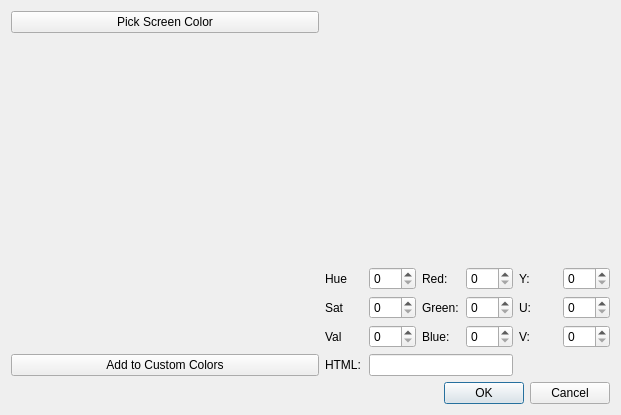
<?xml version="1.0" encoding="UTF-8"?>
<ui version="4.0">
 <class>ColorPickDialog</class>
 <widget class="QDialog" name="ColorPickDialog">
  <property name="geometry">
   <rect>
    <x>0</x>
    <y>0</y>
    <width>621</width>
    <height>415</height>
   </rect>
  </property>
  <property name="windowTitle">
   <string>Dialog</string>
  </property>
  <layout class="QGridLayout" name="gridLayout_3">
   <item row="3" column="0">
    <widget class="QPushButton" name="pushButton_AddColor">
     <property name="text">
      <string>Add to Custom Colors</string>
     </property>
    </widget>
   </item>
   <item row="4" column="0">
    <spacer name="horizontalSpacer">
     <property name="orientation">
      <enum>Qt::Horizontal</enum>
     </property>
     <property name="sizeHint" stdset="0">
      <size>
       <width>308</width>
       <height>20</height>
      </size>
     </property>
    </spacer>
   </item>
   <item row="4" column="1">
    <widget class="QDialogButtonBox" name="buttonBox">
     <property name="orientation">
      <enum>Qt::Horizontal</enum>
     </property>
     <property name="standardButtons">
      <set>QDialogButtonBox::Cancel|QDialogButtonBox::Ok</set>
     </property>
    </widget>
   </item>
   <item row="0" column="0">
    <widget class="QPushButton" name="pushButton">
     <property name="text">
      <string>Pick Screen Color</string>
     </property>
    </widget>
   </item>
   <item row="0" column="1" rowspan="4">
    <layout class="QVBoxLayout" name="verticalLayout" stretch="4,1">
     <item>
      <layout class="QHBoxLayout" name="horizontalLayout" stretch="12,1">
       <item>
        <widget class="HsvPanelWidget" name="widget_HsvPanel" native="true"/>
       </item>
       <item>
        <widget class="LumaSliderWidget" name="widget_Luma" native="true">
         <widget class="QSplitter" name="splitter">
          <property name="geometry">
           <rect>
            <x>40</x>
            <y>80</y>
            <width>160</width>
            <height>23</height>
           </rect>
          </property>
          <property name="orientation">
           <enum>Qt::Horizontal</enum>
          </property>
         </widget>
        </widget>
       </item>
      </layout>
     </item>
     <item>
      <layout class="QGridLayout" name="gridLayout">
       <item row="2" column="1">
        <widget class="QSpinBox" name="spinBox_Val">
         <property name="maximum">
          <number>255</number>
         </property>
        </widget>
       </item>
       <item row="0" column="0">
        <widget class="QLabel" name="label_2">
         <property name="text">
          <string>Hue</string>
         </property>
        </widget>
       </item>
       <item row="0" column="1">
        <widget class="QSpinBox" name="spinBox_Hue">
         <property name="maximum">
          <number>359</number>
         </property>
        </widget>
       </item>
       <item row="0" column="3">
        <widget class="QSpinBox" name="spinBox_Red">
         <property name="maximum">
          <number>255</number>
         </property>
        </widget>
       </item>
       <item row="0" column="4">
        <widget class="QLabel" name="label_10">
         <property name="text">
          <string>Y:</string>
         </property>
        </widget>
       </item>
       <item row="0" column="5">
        <widget class="QSpinBox" name="spinBox_Y">
         <property name="maximum">
          <number>255</number>
         </property>
        </widget>
       </item>
       <item row="1" column="0">
        <widget class="QLabel" name="label_3">
         <property name="text">
          <string>Sat</string>
         </property>
        </widget>
       </item>
       <item row="1" column="1">
        <widget class="QSpinBox" name="spinBox_Sat">
         <property name="maximum">
          <number>255</number>
         </property>
        </widget>
       </item>
       <item row="1" column="2">
        <widget class="QLabel" name="label_7">
         <property name="text">
          <string>Green:</string>
         </property>
        </widget>
       </item>
       <item row="1" column="4">
        <widget class="QLabel" name="label_9">
         <property name="text">
          <string>U:</string>
         </property>
        </widget>
       </item>
       <item row="1" column="5">
        <widget class="QSpinBox" name="spinBox_U">
         <property name="maximum">
          <number>255</number>
         </property>
         <property name="singleStep">
          <number>0</number>
         </property>
        </widget>
       </item>
       <item row="2" column="0">
        <widget class="QLabel" name="label_4">
         <property name="text">
          <string>Val</string>
         </property>
        </widget>
       </item>
       <item row="2" column="2">
        <widget class="QLabel" name="label_6">
         <property name="text">
          <string>Blue:</string>
         </property>
        </widget>
       </item>
       <item row="2" column="3">
        <widget class="QSpinBox" name="spinBox_Blue">
         <property name="maximum">
          <number>255</number>
         </property>
        </widget>
       </item>
       <item row="2" column="4">
        <widget class="QLabel" name="label_8">
         <property name="text">
          <string>V:</string>
         </property>
        </widget>
       </item>
       <item row="2" column="5">
        <widget class="QSpinBox" name="spinBox_V">
         <property name="maximum">
          <number>255</number>
         </property>
        </widget>
       </item>
       <item row="0" column="2">
        <widget class="QLabel" name="label_5">
         <property name="text">
          <string>Red:</string>
         </property>
        </widget>
       </item>
       <item row="3" column="0">
        <widget class="QLabel" name="label_11">
         <property name="text">
          <string>HTML:</string>
         </property>
        </widget>
       </item>
       <item row="3" column="1" colspan="3">
        <widget class="QLineEdit" name="lineEdit_Html"/>
       </item>
       <item row="1" column="3">
        <widget class="QSpinBox" name="spinBox_Green">
         <property name="maximum">
          <number>255</number>
         </property>
        </widget>
       </item>
       <item row="3" column="5">
        <widget class="ColorWidget" name="widget_Color" native="true"/>
       </item>
      </layout>
     </item>
    </layout>
   </item>
   <item row="2" column="0">
    <layout class="QGridLayout" name="gridLayout_2">
     <item row="1" column="4">
      <widget class="ColorWidget" name="widget_Color_6" native="true">
       <property name="autoFillBackground">
        <bool>false</bool>
       </property>
       <property name="styleSheet">
        <string notr="true">Qwidget { background-color: rgb(255, 255, 255) }</string>
       </property>
      </widget>
     </item>
     <item row="1" column="0">
      <widget class="ColorWidget" name="widget_Color_2" native="true">
       <property name="autoFillBackground">
        <bool>true</bool>
       </property>
       <property name="styleSheet">
        <string notr="true">Qwidget { background-color: rgb(255, 255, 255) }</string>
       </property>
      </widget>
     </item>
     <item row="1" column="2">
      <widget class="ColorWidget" name="widget_Color_4" native="true">
       <property name="autoFillBackground">
        <bool>false</bool>
       </property>
       <property name="styleSheet">
        <string notr="true">Qwidget { background-color: rgb(255, 255, 255) }</string>
       </property>
      </widget>
     </item>
     <item row="0" column="3">
      <widget class="ColorWidget" name="widget_Color_16" native="true">
       <property name="autoFillBackground">
        <bool>false</bool>
       </property>
       <property name="styleSheet">
        <string notr="true">Qwidget { background-color: rgb(255, 255, 255) }</string>
       </property>
      </widget>
     </item>
     <item row="1" column="1">
      <widget class="ColorWidget" name="widget_Color_3" native="true">
       <property name="autoFillBackground">
        <bool>false</bool>
       </property>
       <property name="styleSheet">
        <string notr="true">Qwidget { background-color: rgb(255, 255, 255) }</string>
       </property>
      </widget>
     </item>
     <item row="1" column="7">
      <widget class="ColorWidget" name="widget_Color_9" native="true">
       <property name="autoFillBackground">
        <bool>false</bool>
       </property>
       <property name="styleSheet">
        <string notr="true">Qwidget { background-color: rgb(255, 255, 255) }</string>
       </property>
      </widget>
     </item>
     <item row="0" column="5">
      <widget class="ColorWidget" name="widget_Color_14" native="true">
       <property name="autoFillBackground">
        <bool>false</bool>
       </property>
       <property name="styleSheet">
        <string notr="true">Qwidget { background-color: rgb(255, 255, 255) }</string>
       </property>
      </widget>
     </item>
     <item row="0" column="0">
      <widget class="ColorWidget" name="widget_Color_10" native="true">
       <property name="autoFillBackground">
        <bool>true</bool>
       </property>
       <property name="styleSheet">
        <string notr="true">Qwidget { background-color: rgb(255, 255, 255) }</string>
       </property>
      </widget>
     </item>
     <item row="0" column="2">
      <widget class="ColorWidget" name="widget_Color_12" native="true">
       <property name="autoFillBackground">
        <bool>false</bool>
       </property>
       <property name="styleSheet">
        <string notr="true">Qwidget { background-color: rgb(255, 255, 255) }</string>
       </property>
      </widget>
     </item>
     <item row="1" column="3">
      <widget class="ColorWidget" name="widget_Color_5" native="true">
       <property name="autoFillBackground">
        <bool>false</bool>
       </property>
       <property name="styleSheet">
        <string notr="true">Qwidget { background-color: rgb(255, 255, 255) }</string>
       </property>
      </widget>
     </item>
     <item row="1" column="5">
      <widget class="ColorWidget" name="widget_Color_7" native="true">
       <property name="autoFillBackground">
        <bool>false</bool>
       </property>
       <property name="styleSheet">
        <string notr="true">Qwidget { background-color: rgb(255, 255, 255) }</string>
       </property>
      </widget>
     </item>
     <item row="0" column="6">
      <widget class="ColorWidget" name="widget_Color_17" native="true">
       <property name="autoFillBackground">
        <bool>false</bool>
       </property>
       <property name="styleSheet">
        <string notr="true">Qwidget { background-color: rgb(255, 255, 255) }</string>
       </property>
      </widget>
     </item>
     <item row="0" column="7">
      <widget class="ColorWidget" name="widget_Color_13" native="true">
       <property name="autoFillBackground">
        <bool>false</bool>
       </property>
       <property name="styleSheet">
        <string notr="true">Qwidget { background-color: rgb(255, 255, 255) }</string>
       </property>
      </widget>
     </item>
     <item row="1" column="6">
      <widget class="ColorWidget" name="widget_Color_8" native="true">
       <property name="autoFillBackground">
        <bool>false</bool>
       </property>
       <property name="styleSheet">
        <string notr="true">Qwidget { background-color: rgb(255, 255, 255) }</string>
       </property>
      </widget>
     </item>
     <item row="0" column="4">
      <widget class="ColorWidget" name="widget_Color_11" native="true">
       <property name="autoFillBackground">
        <bool>false</bool>
       </property>
       <property name="styleSheet">
        <string notr="true">Qwidget { background-color: rgb(255, 255, 255) }</string>
       </property>
      </widget>
     </item>
     <item row="0" column="1">
      <widget class="ColorWidget" name="widget_Color_15" native="true">
       <property name="autoFillBackground">
        <bool>true</bool>
       </property>
       <property name="styleSheet">
        <string notr="true">Qwidget { background-color: rgb(255, 255, 255) }</string>
       </property>
      </widget>
     </item>
    </layout>
   </item>
  </layout>
 </widget>
 <customwidgets>
  <customwidget>
   <class>HsvPanelWidget</class>
   <extends>QWidget</extends>
   <header>CustomWidget.h</header>
   <container>1</container>
  </customwidget>
  <customwidget>
   <class>LumaSliderWidget</class>
   <extends>QWidget</extends>
   <header>CustomWidget.h</header>
   <container>1</container>
  </customwidget>
  <customwidget>
   <class>ColorWidget</class>
   <extends>QWidget</extends>
   <header>CustomWidget.h</header>
   <container>1</container>
  </customwidget>
 </customwidgets>
 <resources/>
 <connections>
  <connection>
   <sender>buttonBox</sender>
   <signal>accepted()</signal>
   <receiver>ColorPickDialog</receiver>
   <slot>accept()</slot>
   <hints>
    <hint type="sourcelabel">
     <x>248</x>
     <y>254</y>
    </hint>
    <hint type="destinationlabel">
     <x>157</x>
     <y>274</y>
    </hint>
   </hints>
  </connection>
  <connection>
   <sender>buttonBox</sender>
   <signal>rejected()</signal>
   <receiver>ColorPickDialog</receiver>
   <slot>reject()</slot>
   <hints>
    <hint type="sourcelabel">
     <x>316</x>
     <y>260</y>
    </hint>
    <hint type="destinationlabel">
     <x>286</x>
     <y>274</y>
    </hint>
   </hints>
  </connection>
 </connections>
</ui>
